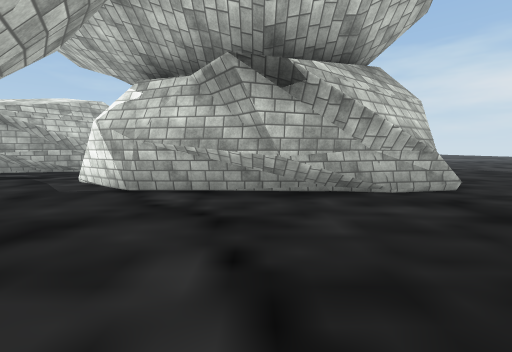
[1] (above)

16 first-person views from a walk through a 3-D level made in the Unity game engine. The camera is 1.4 m above the floor, tilts 6° down and sees 90° across. The floor is counted in squares, 2 m on a side. Each view is taken from the middle of a square. On the plan, view 1 faces up. The plan holds only what a view shows up to about 9 squares ahead; the rest is blank. The place goes on beyond the plan. The player character is not drawn. Some surface patterns are stand-ins.

[2]
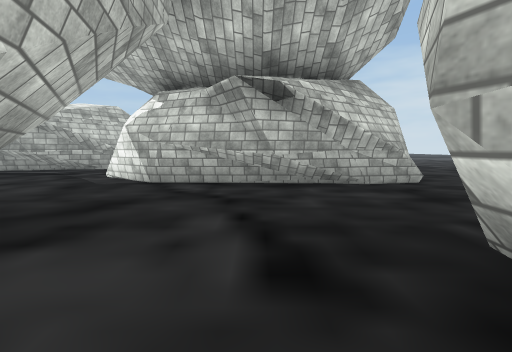

[3]
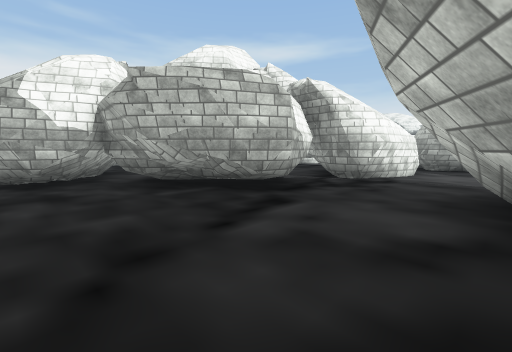

[4]
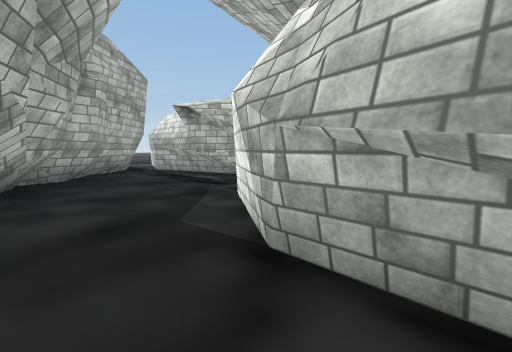

[5]
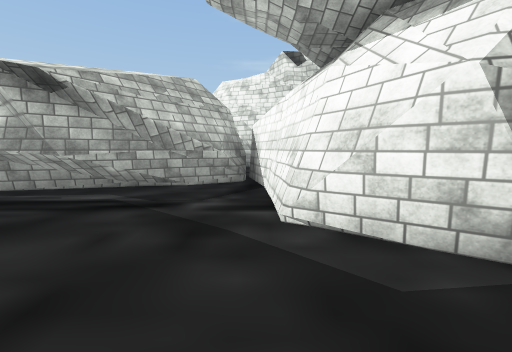

[6]
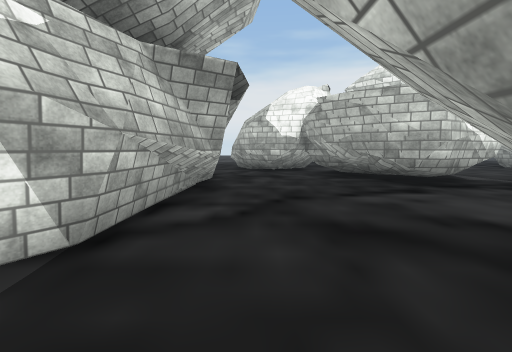

[7]
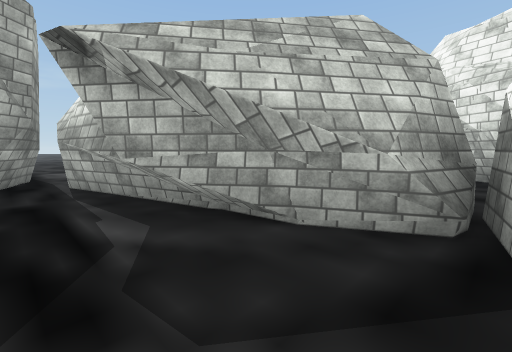

[8]
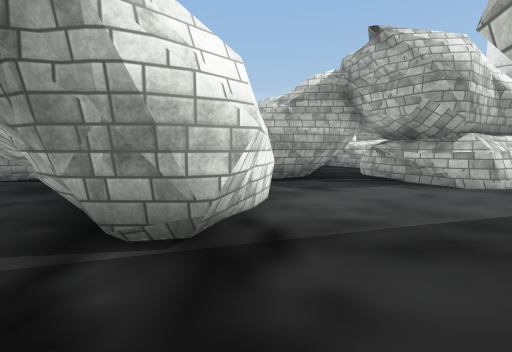

[9]
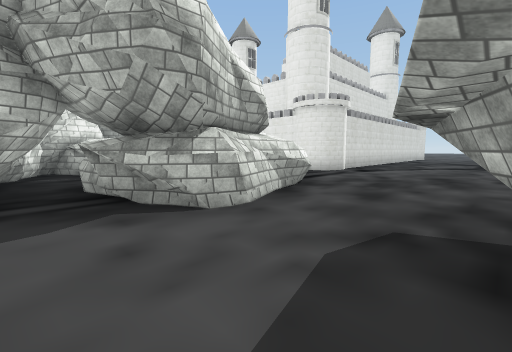

[10]
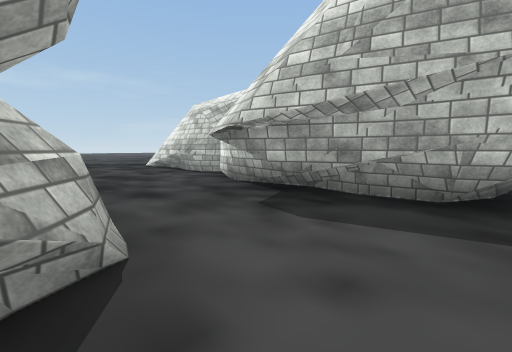

[11]
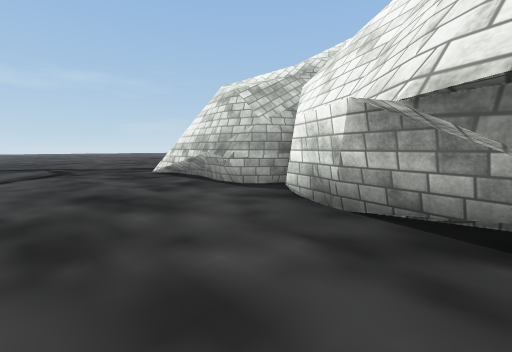

[12]
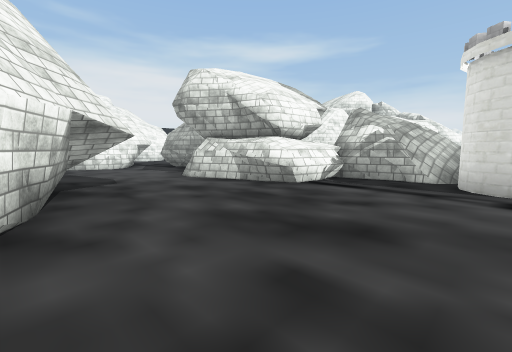

[13]
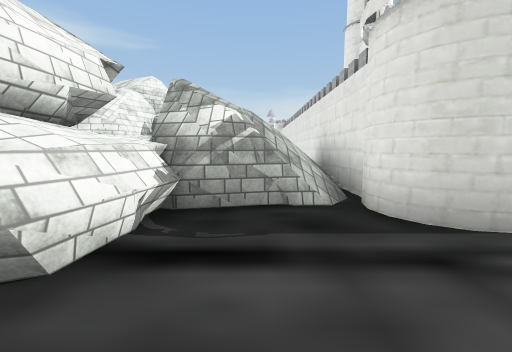

[14]
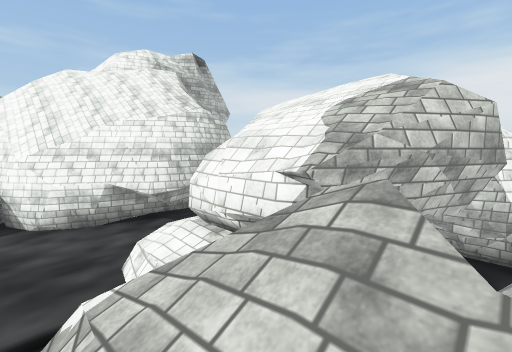

[15]
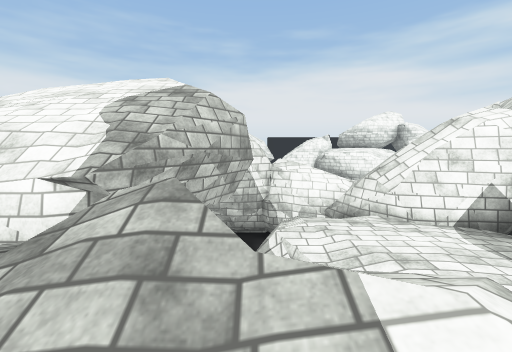

[16]
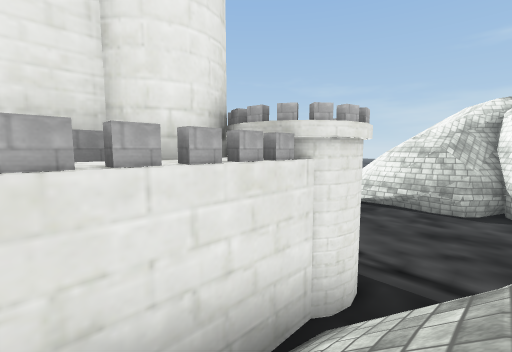

### Floor plan
Key: @ floor where view 1 was taken; # wall or solid block; . main floor; : floor 0.75 m higher than the main floor; / step, stairs or slope; v drop or lower ground.
Columns run from 10 left of view 1 to 8 right of it. Each row starts with its distance up from view 1.
  9      ##          ..
  8    ####         ...
  7 ####...        ...
  6  ......#       ..
  5   #....##    #..
  4   ##....######..
  3    ###........##
  2        #......##
  1        ##...####
  0    #    #.@###
 -1 ####    #..##
 -2 ...######...#
 -3 .....##...###
 -4 ..........###
 -5 ..........#  ##
 -6 ....###....    #
 -7 #..## ##.##    #
 -8 #/#### ###
 -9 #///v####
-10 #/// v:.#
-11 #//vvvvv/
-12 #   vvv#/
-13 #   vvv/

Where each view was taken, in squares from view 1:
view 1: 0 up, 0 right, facing up
view 2: 1 down, 0 right, facing up
view 3: 3 up, 2 left, facing down-right
view 4: 3 up, 1 left, facing up-left
view 5: 3 up, 4 left, facing up
view 6: 3 up, 4 left, facing right
view 7: 6 up, 4 left, facing up-left
view 8: 1 down, 0 right, facing down
view 9: 3 down, 2 left, facing down-left
view 10: 6 down, 2 left, facing up-left
view 11: 5 down, 5 left, facing up-left
view 12: 2 down, 10 left, facing down-right
view 13: 5 down, 8 left, facing down
view 14: 10 down, 8 left, facing up-right
view 15: 10 down, 8 left, facing right
view 16: 11 down, 8 left, facing up-left
